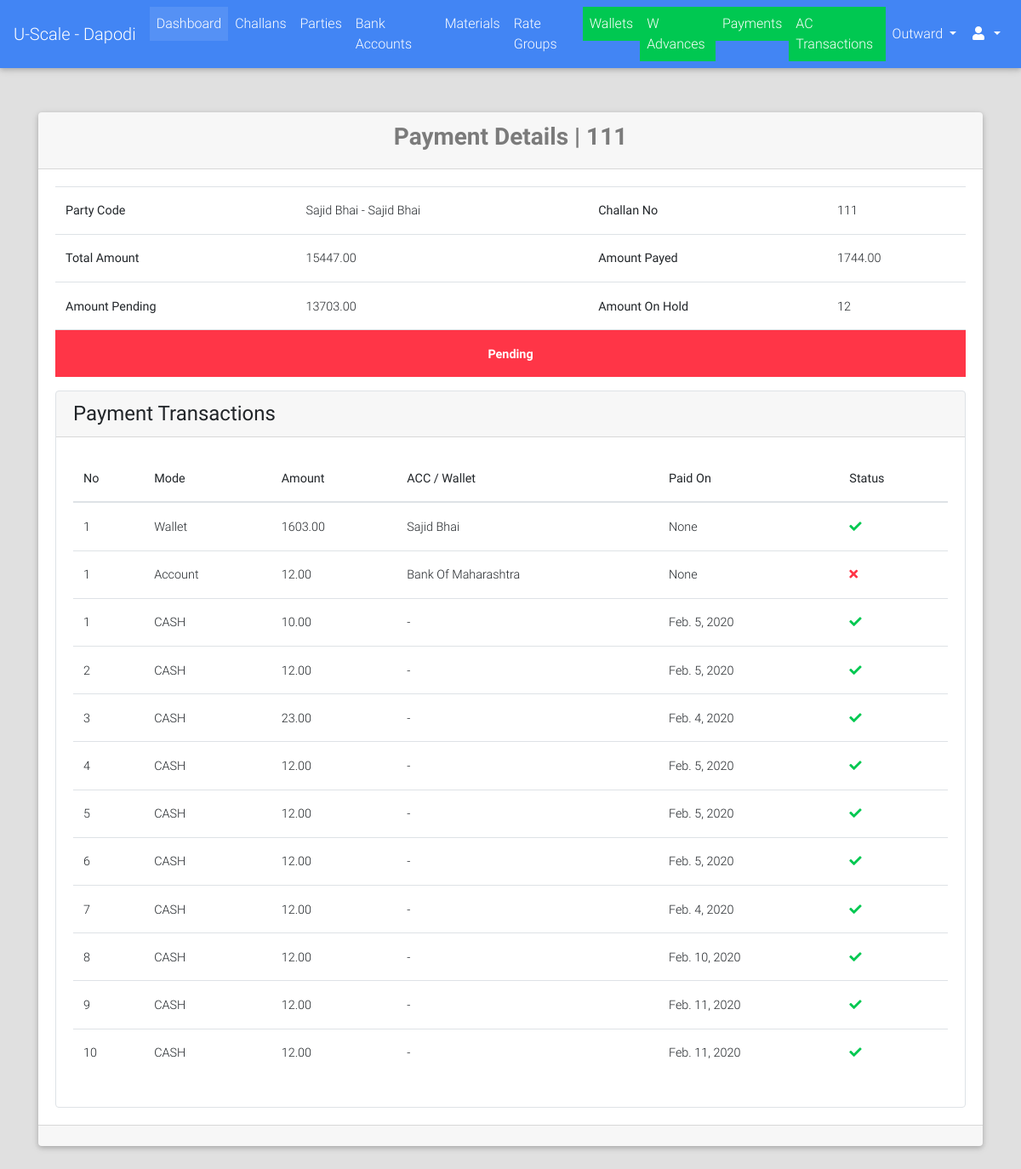
/payments/detail/646/ (signed in), run on the app's committed database.
### payments/models.py (models this page shows, shortened)
class Payment(models.Model):
    PAYMENT_MODE_CHOICES = (("DP", "Direct Payment"), ("AL", "Account Less"))
    PAYMENT_STATUS_CHOICES = (("PN", "Pending"), ("DN", "Done"))
    challan = models.OneToOneField("challans.Challan", on_delete=models.CASCADE)
    payment_mode = models.CharField(max_length=2, choices=PAYMENT_MODE_CHOICES, blank=True, null=True)
    status = models.CharField(max_length=2, choices=PAYMENT_STATUS_CHOICES, default="PN")
    payed_amount = models.DecimalField(max_digits=9, decimal_places=2, default=0.00)
    amount = models.DecimalField(max_digits=9, decimal_places=2, null=True, blank=True)
    image = models.ImageField(upload_to="payments/", blank=True, null=True)
    extra_info = models.TextField(blank=True)
    @property
    def calculate_payed_amount_pending(self):
        return sum([self.get_ac_tr_amount_pending, ])
    @property
    def get_remaining_amount(self):
        return self.amount - self.payed_amount
    @property
    def get_ac_tr_amount_pending(self):
        return self.accounttransaction_set.filter(status="PN").aggregate(total=Sum("amount"))["total"] or Decimal(0.00)

class WalletTransaction(models.Model):
    payment = models.ForeignKey("Payment", on_delete=models.CASCADE)
    wallet = models.ForeignKey("parties.Wallet", on_delete=models.CASCADE)
    amount = models.DecimalField(max_digits=9, decimal_places=2, default=Decimal(0.00))
    payed_on = models.DateField(blank=True, null=True)
    deducted_amount = models.DecimalField(max_digits=9, decimal_places=2, default=Decimal(0.00))
    previous_balance = models.DecimalField(max_digits=8, decimal_places=2, blank=True, null=True)
    remaining_balance = models.DecimalField(max_digits=8, decimal_places=2, blank=True, null=True)

class AccountTransaction(models.Model):
    STATUS_CHOICES = (("PN", "Pending"), ("DN", "Done"))
    payment_code = models.CharField(max_length=32, blank=True, null=True)
    payment = models.ForeignKey("Payment", on_delete=models.CASCADE)
    actr_no = models.CharField(verbose_name="Payment No", max_length=7, default=settings.ACTR_NO_PREFIX)
    serial_no = models.CharField(verbose_name="PY Serial No", max_length=7, blank=tuple, null=True)
    bank_account = models.ForeignKey("bank_accounts.BankAccount", on_delete=models.CASCADE, blank=True, null=True)
    payment_party = models.ForeignKey("payment_parties.PaymentParty", on_delete=models.SET_NULL, blank=True, null=True)
    amount = models.DecimalField(max_digits=9, decimal_places=2)
    created_on = models.DateField()
    payed_on = models.DateField(blank=True, null=True)
    extra_info = models.TextField(blank=True)
    photo = models.ImageField(upload_to="payments/account_transactions/photos/", blank=True, null=True)
    status = models.CharField(max_length=2, choices=STATUS_CHOICES, default="PN")

class CashTransaction(models.Model):
    STATUS_CHOICES = (("PN", "Pending"), ("DN", "Done"))
    payment = models.ForeignKey("Payment", on_delete=models.CASCADE)
    cash_code = models.CharField(max_length=12, default=settings.CASH_CODE_PREFIX)
    amount = models.DecimalField(max_digits=9, decimal_places=2)
    payed_on = models.DateField(blank=True, null=True)
    extra_info = models.TextField(blank=True)
    photo = models.ImageField(upload_to="payments/account_transactions/photos/", blank=True, null=True)
    status = models.CharField(max_length=2, choices=STATUS_CHOICES, default="DN")

### challans/models.py (models this page shows, shortened)
class Challan(models.Model):
    STATUS_CHOICES = (("PN", "Pending"), ("DN", "Done"))
    created_by = models.ForeignKey(User, on_delete=models.PROTECT)
    party = models.ForeignKey("parties.Party", on_delete=models.CASCADE)
    challan_no = models.PositiveIntegerField(unique=True
                                             )
    vehicle_details = models.CharField(max_length=128, blank=True, null=True)
    weights_amount = models.DecimalField(max_digits=9, decimal_places=2, default=decimal.Decimal(0.00))
    extra_charges = models.DecimalField(verbose_name="Kata Charges", max_digits=9, decimal_places=2,
                                        default=decimal.Decimal(0.00), validators=[MinValueValidator(limit_value=0), MaxValueValidator(limit_value=100)])
    round_amount = models.DecimalField(max_digits=4, decimal_places=2, default=decimal.Decimal(0.00), validators=[MinValueValidator(limit_value=-10), MaxValueValidator(limit_value=10)])
    total_amount = models.DecimalField(max_digits=9, decimal_places=2, default=decimal.Decimal(0.00), validators=[MinValueValidator(limit_value=0)])
    image = models.ImageField(upload_to="payments/", blank=True, null=True)
    extra_info = models.TextField(blank=True)
    created_on = models.DateField(verbose_name="Challan Date")
    updated_on = models.DateTimeField(auto_now=True)
    is_entries_done = models.BooleanField(default=False)
    is_reports_done = models.BooleanField(default=False)
    is_rates_assigned = models.BooleanField(default=False)
    is_payed = models.BooleanField(default=False)
    status = models.CharField(max_length=2, choices=STATUS_CHOICES, default="PN")
    @property
    def get_absolute_url(self):
        return reverse_lazy("challans:detail", kwargs={"challan_no": self.challan_no})

### parties/models.py (models this page shows, shortened)
class Party(models.Model):
    RATE_TYPE_CHOICES = (("GR", "Group Rate"), ("IR", "Individual Rate"))
    rate_type = models.CharField(max_length=2, choices=RATE_TYPE_CHOICES)
    rate_group = models.ForeignKey("rates.RateGroup", on_delete=models.PROTECT, blank=True, null=True)
    name = models.CharField(max_length=128)
    party_code = models.CharField(max_length=32, blank=True)
    address = models.TextField(blank=True)
    phone = models.CharField(max_length=13)
    whatsapp = models.CharField(max_length=13, blank=True)
    email = models.EmailField(blank=True, null=True)
    extra_info = models.TextField(blank=True)
    is_wallet_party = models.BooleanField(default=False)
    is_active = models.BooleanField(default=True)
    class Meta:
        verbose_name = "Party"
        verbose_name_plural = "Parties"
    @property
    def get_display_text(self):
        return self.name

class Wallet(models.Model):
    DEDUCT_TYPE_CHOICES = (("FD", "Full Deduct"), ("PD", "Part Deduct"), ("FXD", "Fix Deduct"))
    party = models.ForeignKey(Party, on_delete=models.CASCADE)
    balance = models.DecimalField(max_digits=9, decimal_places=2, default=Decimal(0.00))
    upper_limit = models.DecimalField(max_digits=9, decimal_places=2, default=Decimal(20000.00))
    deduct_type = models.CharField(max_length=3, choices=DEDUCT_TYPE_CHOICES)
    fixed_amount = models.DecimalField(max_digits=7, decimal_places=2, blank=True, null=True)
    is_active = models.BooleanField(default=True)

### bank_accounts/models.py (models this page shows, shortened)
class BankAccount(models.Model):
    party = models.ForeignKey("parties.Party", on_delete=models.CASCADE)
    account_code = models.CharField(max_length=7, unique=True)
    amount_limit = models.DecimalField(max_digits=9, decimal_places=2, default=Decimal(1000000), editable=False)
    account_holder = models.CharField(max_length=128)
    acc_no = models.CharField(max_length=32)
    ifsc_code = models.CharField(max_length=11, validators=[MinLengthValidator(limit_value=11)])
    bank_name = models.CharField(max_length=64)
    branch_name = models.CharField(max_length=64, blank=True)
    is_active = models.BooleanField(default=True)

### payments/views.py (the view)
# urls.py: url(r'^payments/detail/(?P<id>[0-9]+)$', views.PaymentDetailView.as_view(), name="payments_detail"),
class PaymentDetailView(LoginRequiredMixin, DetailView):
    template_name = "payments/detail.html"
    model = Payment
    context_object_name = "payment"
    slug_field = "id"
    slug_url_kwarg = "id"

### portal/templatetags/constant_tags.py (called while the page is built)
@register.simple_tag
def get_branch_name():
    return settings.BRANCH_NAME

### portal/templates/payments/detail.html (shortened to what this page needs)
{% extends "portal/base.html" %}
{% load crispy_forms_tags %}
{% block content %}
    <br><br>
    <div class="container">
        <div class="card">
            <div class="card-header">
                <h3 class="text-black-50 font-weight-bold text-center">Payment Details | {{ payment.challan.challan_no }}</h3>
            </div>
            <div class="card-body">
                <table class="table">
                    <tbody>
                        <tr>
                            <th>Party Code</th>
                            <td>{{ payment.challan.party.name }} - {{ payment.challan.party.get_display_text }}</td>
                            <th>Challan No</th>
                            <td>
                                <a href="{{ payment.challan.get_absolute_url }}">{{ payment.challan.challan_no }}</a>
                            </td>
                        </tr>
                        <tr>
                            <th>Total Amount</th>
                            <td>{{ payment.amount }}</td>
                            <th>Amount Payed</th>
                            <td>{{ payment.payed_amount }}</td>
                        </tr>
                        <tr>
                            <th>Amount Pending</th>
                            <td>{{ payment.get_remaining_amount }}</td>
                            <th>Amount On Hold</th>
                            <td>{{ payment.calculate_payed_amount_pending }}</td>
                        </tr>
                        <tr>
                            {% if payment.status == "DN" %}
                                <td class="bg-success text-center font-weight-bold text-white" colspan="4">Done</td>
                            {% else %}
                                <td class="bg-danger text-center font-weight-bold text-white" colspan="4">Pending</td>
                            {% endif %}
                        </tr>
                    </tbody>
                </table>
                <div class="card border" style="box-shadow: none">
                    <div class="card-header">
                        <h4 class="m-auto">Payment Transactions</h4>
                    </div>
                    <div class="card-body">
                        <table class="table">
                            <thead>
                                <th>No</th>
                                <th>Mode</th>
                                <th>Amount</th>
                                <th>ACC / Wallet</th>
                                <th>Paid On</th>
                                <th>Status</th>
                            </thead>
                            {% for w_transaction in payment.wallettransaction_set.all  %}
                                <tr>
                                    <td>{{ forloop.counter }}</td>
                                    <td>Wallet</td>
                                    <td>{{ w_transaction.amount }}</td>
                                    <td>{{ w_transaction.wallet.party.get_display_text }}</td>
                                    <td>{{ w_transaction.payed_on }}</td>
                                    <td><i class="fa fa-check text-success"></i></td>
                                </tr>
                            {% endfor %}
                            {% for ac_transaction in payment.accounttransaction_set.all  %}
                                <tr>
                                    <td>{{ forloop.counter }}</td>
                                    <td>Account</td>
                                    <td>{{ ac_transaction.amount }}</td>
                                    <td>{{ ac_transaction.bank_account.bank_name }}</td>
                                    <td>{{ ac_transaction.payed_on }}</td>
                                    <td>
                                        {% if ac_transaction.status == "DN" %}
                                            <i class="fa fa-check text-success"></i>
                                        {% else %}
                                            <i class="fa fa-times text-danger"></i>
                                        {% endif %}
                                    </td>
                                </tr>
                            {% endfor %}
                            {% for cs_transaction in payment.cashtransaction_set.all  %}
                                <tr>
                                    <td>{{ forloop.counter }}</td>
                                    <td>CASH</td>
                                    <td>{{ cs_transaction.amount }}</td>
                                    <td>-</td>
                                    <td>{{ cs_transaction.payed_on }}</td>
                                    <td>
                                        {% if cs_transaction.status == "DN" %}
                                            <i class="fa fa-check text-success"></i>
                                        {% else %}
                                            <i class="fa fa-times text-danger"></i>
                                        {% endif %}
                                    </td>
                                </tr>
                            {% endfor %}
                        </table>
                    </div>
                </div>
            </div>
            <div class="card-footer">
            </div>
        </div>
    </div>
{% endblock %}

### data on the page
Payment: challan.challan_no "111", challan.party.name "Sajid Bhai", challan.party.get_display_text "Sajid Bhai", amount "15447.00", payed_amount "1744.00", get_remaining_amount "13703.00", calculate_payed_amount_pending "12"
WalletTransaction: amount "1603.00", wallet.party.get_display_text "Sajid Bhai", payed_on "None"
AccountTransaction: amount "12.00", bank_account.bank_name "Bank Of Maharashtra", payed_on "None"
CashTransaction: amount "10.00", payed_on "Feb. 5, 2020", status "DN" (drawn)
CashTransaction: amount "12.00", payed_on "Feb. 5, 2020", status "DN" (drawn)
CashTransaction: amount "23.00", payed_on "Feb. 4, 2020", status "DN" (drawn)
CashTransaction: amount "12.00", payed_on "Feb. 5, 2020", status "DN" (drawn)
CashTransaction: amount "12.00", payed_on "Feb. 5, 2020", status "DN" (drawn)
CashTransaction: amount "12.00", payed_on "Feb. 5, 2020", status "DN" (drawn)
CashTransaction: amount "12.00", payed_on "Feb. 4, 2020", status "DN" (drawn)
CashTransaction: amount "12.00", payed_on "Feb. 10, 2020", status "DN" (drawn)
CashTransaction: amount "12.00", payed_on "Feb. 11, 2020", status "DN" (drawn)
CashTransaction: amount "12.00", payed_on "Feb. 11, 2020", status "DN" (drawn)
